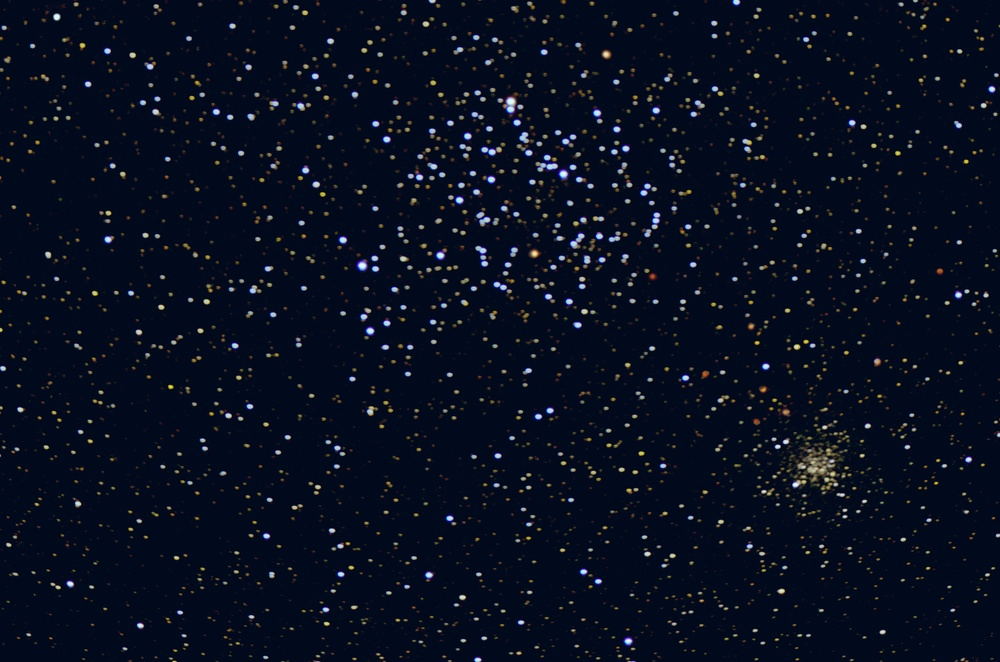
#> input picture M35.jpg, 1000 x 662 px, shrunk from 2000 x 1323 before the run
$ python run.lens.py M35.jpg out.png
#> lines starting #> are read from the running program, lines starting #| are printed output that depends on the picture
### complex_kernels.py
import numpy as np
import math
from functools import reduce

# These scales bring the size of the below components to roughly the specified radius - I just hard coded these
kernel_scales = [1.4,1.2,1.2,1.2,1.2,1.2]

# Kernel parameters a, b, A, B
# These parameters are drawn from <http://yehar.com/blog/?p=1495>
kernel_params = [
                # 1-component
                [[0.862325, 1.624835, 0.767583, 1.862321]],

                # 2-components
                [[0.886528, 5.268909, 0.411259, -0.548794],
                [1.960518, 1.558213, 0.513282, 4.56111]],

                # 3-components
                [[2.17649, 5.043495, 1.621035, -2.105439],
                [1.019306, 9.027613, -0.28086, -0.162882],
                [2.81511, 1.597273, -0.366471, 10.300301]],

                # 4-components
                [[4.338459, 1.553635, -5.767909, 46.164397],
                [3.839993, 4.693183, 9.795391, -15.227561],
                [2.791880, 8.178137, -3.048324, 0.302959],
                [1.342190, 12.328289, 0.010001, 0.244650]],

                # 5-components
                [[4.892608, 1.685979, -22.356787, 85.91246],
                [4.71187, 4.998496, 35.918936, -28.875618],
                [4.052795, 8.244168, -13.212253, -1.578428],
                [2.929212, 11.900859, 0.507991, 1.816328],
                [1.512961, 16.116382, 0.138051, -0.01]],

                # 6-components
                [[5.143778, 2.079813, -82.326596, 111.231024],
                [5.612426, 6.153387, 113.878661, 58.004879],
                [5.982921, 9.802895, 39.479083, -162.028887],
                [6.505167, 11.059237, -71.286026, 95.027069],
                [3.869579, 14.81052, 1.405746, -3.704914],
                [2.201904, 19.032909, -0.152784, -0.107988]]]

# Obtain specific parameters and scale for a given component count
def get_parameters(component_count = 2):
    parameter_index = max(0, min(component_count - 1, len(kernel_params)))
    parameter_dictionaries = [dict(zip(['a','b','A','B'], b)) for b in kernel_params[parameter_index]]
    return (parameter_dictionaries, kernel_scales[parameter_index])

# Produces a complex kernel of a given radius and scale (adjusts radius to be more accurate)
# a and b are parameters of this complex kernel
def complex_kernel_1d(radius, scale, a, b):
    kernel_radius = radius
    kernel_size = kernel_radius * 2 + 1
    ax = np.arange(-kernel_radius, kernel_radius + 1., dtype=np.float32)
    ax = ax * scale * (1 / kernel_radius)
    kernel_complex = np.zeros((kernel_size), dtype=np.complex64)
    kernel_complex.real = np.exp(-a * (ax**2)) * np.cos(b * (ax**2))
    kernel_complex.imag = np.exp(-a * (ax**2)) * np.sin(b * (ax**2))
    return kernel_complex.reshape((1, kernel_size))

def normalise_kernels(kernels, params):
    # Normalises with respect to A*real+B*imag
    total = 0

    for k,p in zip(kernels, params):
        # 1D kernel - applied in 2D
        for i in range(k.shape[1]):
            for j in range(k.shape[1]):
                # Complex multiply and weighted sum
                total += p['A'] * (k[0,i].real*k[0,j].real - k[0,i].imag*k[0,j].imag) + p['B'] * (k[0,i].real*k[0,j].imag + k[0,i].imag*k[0,j].real)

    scalar = 1 / math.sqrt(total)
    for kernel in kernels:
        kernel *= scalar

# Combine the real and imaginary parts of an image, weighted by A and B
def weighted_sum(kernel, params):
    return np.add(kernel.real * params['A'], kernel.imag * params['B'])

# Produce a 2D kernel by self-multiplying a 1d kernel. This would be slower to use
# than the separable approach, mostly for visualisation below
# [23 lines left out: functions multiply_kernel, show_kernel, not called in this run]

### run.lens.py
import time
import numpy as np
from PIL import Image
import argparse
import math
from complex_kernels import *
from scipy import signal
from functools import reduce

def read_image(path):
    img = np.array(Image.open(path))
    arr = np.ascontiguousarray(img.transpose(2,0,1), dtype=np.float32)
    arr /= 255
    return arr

def write_image(img, path):
    img *= 255
    img = img.transpose(1,2,0).astype(np.uint8)
    Image.fromarray(img).save(path)

def gamma_exposure(img, gamma):
    np.power(img, gamma, out=img)

def gamma_exposure_inverse(img, gamma):
    np.clip(img, 0, None, out=img)
    np.power(img, 1.0/gamma, out=img)

def main():
    parser = argparse.ArgumentParser()

    parser.add_argument('--radius', nargs='?', type=int, default=32)
    parser.add_argument('--components', nargs='?', type=int, default=2)
    parser.add_argument('--exposure_gamma', nargs='?', type=float, default=3.0)
    parser.add_argument("input_file", help="The input image file.")
    parser.add_argument("output_file", help="The output image file.")

    args = parser.parse_args()

    # Read image - I'm using floats to store the image, this isn't necessary but saves casting etc. during convolution
    img = read_image(args.input_file)
#> in read_image, img is the input picture: shape (662, 1000, 3); mean R, G, B 8, 15, 32.1

    # Create output of the same size
    output = np.zeros(img.shape, dtype=np.float32)

    # Get current time - I believe perf_counter is a python 3 function
    t0 = time.perf_counter()

    # Obtain component parameters / scale values
    radius = args.radius
    parameters, scale = get_parameters(component_count = args.components)

    # Create each component for size radius, using scale and other component parameters
    components = [complex_kernel_1d(radius, scale, component_params['a'], component_params['b']) for component_params in parameters]

    # Normalise all kernels together (the combination of all applied kernels in 2D must sum to 1)
    normalise_kernels(components, parameters)

    # Increase exposure to highlight bright spots
    gamma_exposure(img, args.exposure_gamma)

    # Process RGB channels for all components
    component_output = []
    for component, component_params in zip(components, parameters):
        channels = []
        for channel in range(img.shape[0]):
            inter = signal.convolve2d(img[channel], component, boundary='symm', mode='same')
            channels.append(signal.convolve2d(inter, component.transpose(), boundary='symm', mode='same'))

        # The final component output is a stack of RGB, with weighted sums of real and imaginary parts
        component_image = np.stack([weighted_sum(channel, component_params) for channel in channels])
        component_output.append(component_image)
#> after the loop, component_output = 2 items

    # Add all components together
    output_image = reduce(np.add,component_output)

    # Reverse exposure
    gamma_exposure_inverse(output_image, args.exposure_gamma)

    # Avoid out of range values - generally this only occurs with small negatives
    # due to imperfect complex kernels
    np.clip(output_image, 0, 1, out=output_image)

    # Measure elapsed time
    t1 = time.perf_counter()
    print ("Elapsed: {0:.3f}s".format(t1-t0))

    # Save final image
    write_image(output_image, args.output_file)
#> in write_image, `img = img.transpose(1,2,0).astype(np.uint8)`:
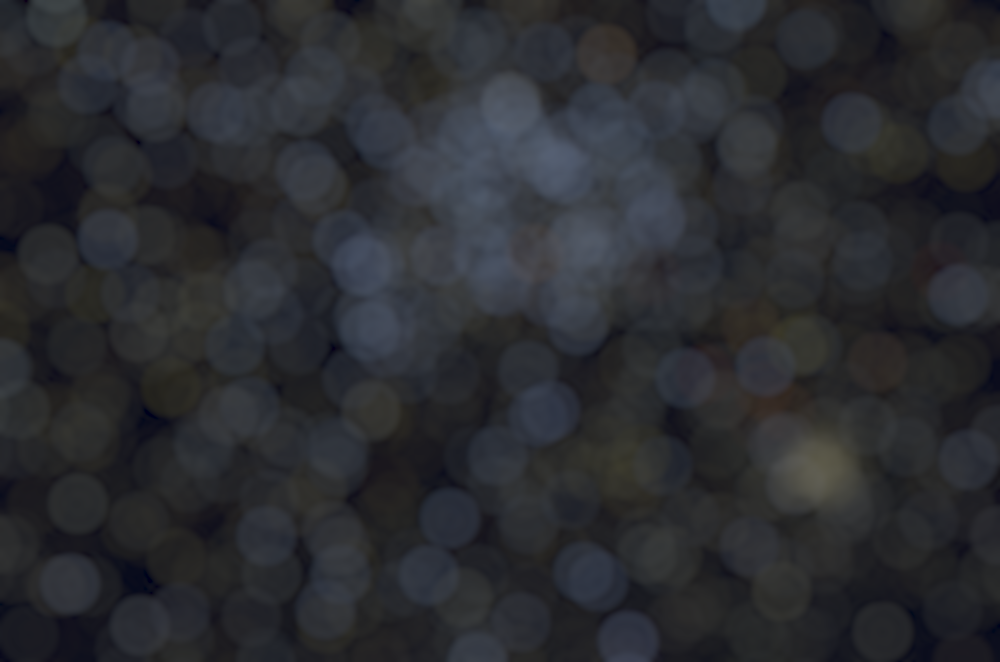
#> img: shape (662, 1000, 3); mean of channels 0, 1, 2 42.8, 44.3, 48.5; drawn as R, G, B

if __name__ == "__main__":
    main()
